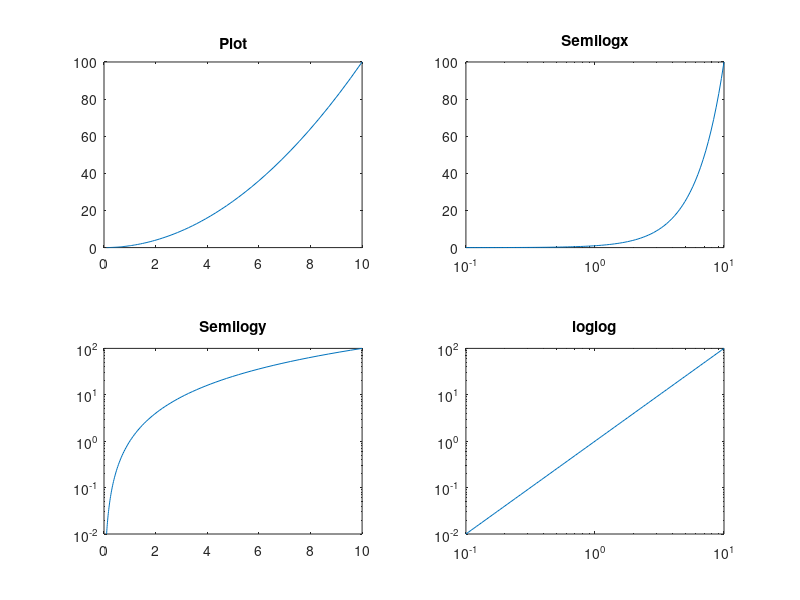

The MATLAB script that drew this image:
x = logspace(-1,1,100);
y = x.^2;
subplot(2,2,1);plot(x,y);
title('Plot');
subplot(2,2,2);semilogx(x,y);
title('Semilogx');
subplot(2,2,3);semilogy(x,y);
title('Semilogy');
subplot(2,2,4);loglog(x,y);
title('loglog');
